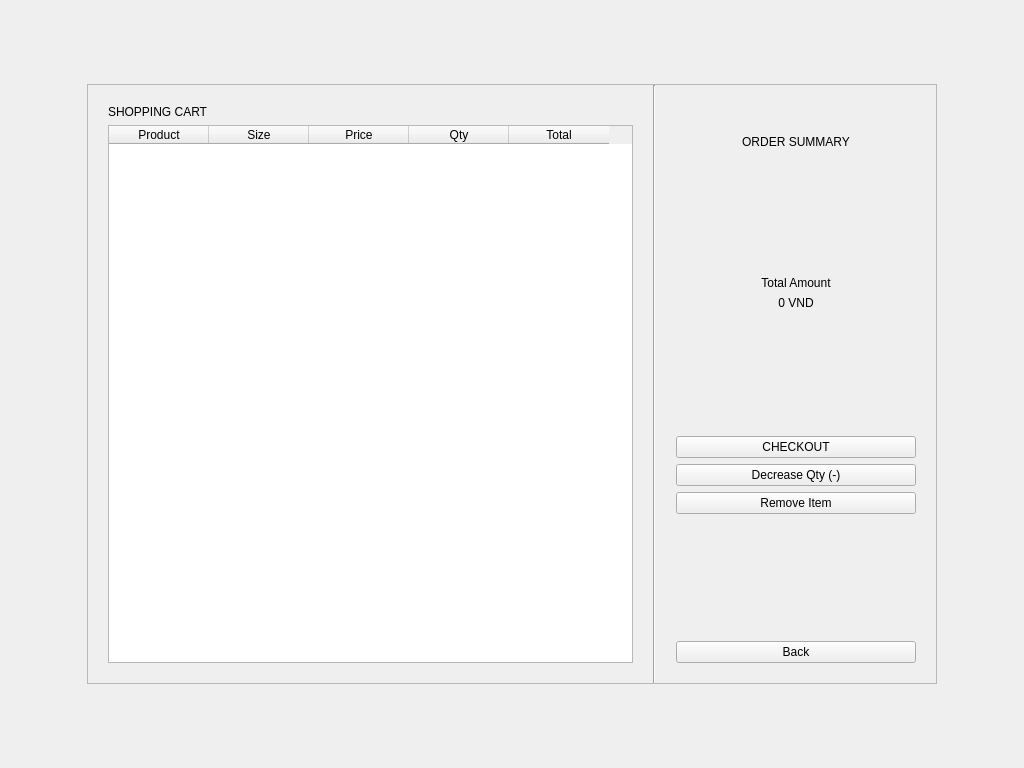
<?xml version="1.0" encoding="UTF-8"?>
<ui version="4.0">
 <class>ViewCartWidget</class>
 <widget class="QWidget" name="ViewCartWidget">
  <property name="geometry">
   <rect>
    <x>0</x>
    <y>0</y>
    <width>1024</width>
    <height>768</height>
   </rect>
  </property>
  <layout class="QVBoxLayout" name="verticalLayout_Main">
   <item>
    <widget class="QWidget" name="centerContainer" native="true">
     <layout class="QHBoxLayout" name="horizontalLayout_Center">
      <item>
       <spacer name="horizontalSpacer_L">
        <property name="orientation">
         <enum>Qt::Horizontal</enum>
        </property>
        <property name="sizeHint" stdset="0">
         <size>
          <width>40</width>
          <height>20</height>
         </size>
        </property>
       </spacer>
      </item>
      <item>
       <widget class="QFrame" name="mainCard">
        <property name="minimumSize">
         <size>
          <width>850</width>
          <height>600</height>
         </size>
        </property>
        <property name="maximumSize">
         <size>
          <width>850</width>
          <height>600</height>
         </size>
        </property>
        <property name="frameShape">
         <enum>QFrame::StyledPanel</enum>
        </property>
        <property name="frameShadow">
         <enum>QFrame::Raised</enum>
        </property>
        <layout class="QHBoxLayout" name="horizontalLayout_Card">
         <property name="spacing">
          <number>0</number>
         </property>
         <property name="leftMargin">
          <number>0</number>
         </property>
         <property name="topMargin">
          <number>0</number>
         </property>
         <property name="rightMargin">
          <number>0</number>
         </property>
         <property name="bottomMargin">
          <number>0</number>
         </property>
         <item>
          <widget class="QWidget" name="leftSide" native="true">
           <layout class="QVBoxLayout" name="verticalLayout_Left">
            <property name="leftMargin">
             <number>20</number>
            </property>
            <property name="topMargin">
             <number>20</number>
            </property>
            <property name="rightMargin">
             <number>20</number>
            </property>
            <property name="bottomMargin">
             <number>20</number>
            </property>
            <item>
             <widget class="QLabel" name="lblTitle">
              <property name="text">
               <string>SHOPPING CART</string>
              </property>
             </widget>
            </item>
            <item>
             <widget class="QTableWidget" name="tblCart">
              <property name="selectionBehavior">
               <enum>QAbstractItemView::SelectRows</enum>
              </property>
              <column>
               <property name="text">
                <string>Product</string>
               </property>
              </column>
              <column>
               <property name="text">
                <string>Size</string>
               </property>
              </column>
              <column>
               <property name="text">
                <string>Price</string>
               </property>
              </column>
              <column>
               <property name="text">
                <string>Qty</string>
               </property>
              </column>
              <column>
               <property name="text">
                <string>Total</string>
               </property>
              </column>
             </widget>
            </item>
           </layout>
          </widget>
         </item>
         <item>
          <widget class="Line" name="lineSeparator">
           <property name="orientation">
            <enum>Qt::Vertical</enum>
           </property>
          </widget>
         </item>
         <item>
          <widget class="QWidget" name="rightSide" native="true">
           <property name="minimumSize">
            <size>
             <width>280</width>
             <height>0</height>
            </size>
           </property>
           <property name="maximumSize">
            <size>
             <width>280</width>
             <height>16777215</height>
            </size>
           </property>
           <layout class="QVBoxLayout" name="verticalLayout_Right">
            <property name="leftMargin">
             <number>20</number>
            </property>
            <property name="topMargin">
             <number>50</number>
            </property>
            <property name="rightMargin">
             <number>20</number>
            </property>
            <property name="bottomMargin">
             <number>20</number>
            </property>
            <item>
             <widget class="QLabel" name="lblSummaryTitle">
              <property name="text">
               <string>ORDER SUMMARY</string>
              </property>
              <property name="alignment">
               <set>Qt::AlignCenter</set>
              </property>
             </widget>
            </item>
            <item>
             <spacer name="verticalSpacer_2">
              <property name="orientation">
               <enum>Qt::Vertical</enum>
              </property>
              <property name="sizeHint" stdset="0">
               <size>
                <width>20</width>
                <height>40</height>
               </size>
              </property>
             </spacer>
            </item>
            <item>
             <widget class="QLabel" name="lblTotalLabel">
              <property name="text">
               <string>Total Amount</string>
              </property>
              <property name="alignment">
               <set>Qt::AlignCenter</set>
              </property>
             </widget>
            </item>
            <item>
             <widget class="QLabel" name="lblTotalMoney">
              <property name="text">
               <string>0 VND</string>
              </property>
              <property name="alignment">
               <set>Qt::AlignCenter</set>
              </property>
             </widget>
            </item>
            <item>
             <spacer name="verticalSpacer">
              <property name="orientation">
               <enum>Qt::Vertical</enum>
              </property>
              <property name="sizeHint" stdset="0">
               <size>
                <width>20</width>
                <height>40</height>
               </size>
              </property>
             </spacer>
            </item>
            <item>
             <widget class="QPushButton" name="btnCheckout">
              <property name="text">
               <string>CHECKOUT</string>
              </property>
             </widget>
            </item>
            <item>
             <widget class="QPushButton" name="btnDecrease">
              <property name="text">
               <string>Decrease Qty (-)</string>
              </property>
             </widget>
            </item>
            <item>
             <widget class="QPushButton" name="btnRemove">
              <property name="text">
               <string>Remove Item</string>
              </property>
             </widget>
            </item>
            <item>
             <spacer name="verticalSpacer_3">
              <property name="orientation">
               <enum>Qt::Vertical</enum>
              </property>
              <property name="sizeHint" stdset="0">
               <size>
                <width>20</width>
                <height>20</height>
               </size>
              </property>
             </spacer>
            </item>
            <item>
             <widget class="QPushButton" name="btnBack">
              <property name="text">
               <string>Back</string>
              </property>
             </widget>
            </item>
           </layout>
          </widget>
         </item>
        </layout>
       </widget>
      </item>
      <item>
       <spacer name="horizontalSpacer_R">
        <property name="orientation">
         <enum>Qt::Horizontal</enum>
        </property>
        <property name="sizeHint" stdset="0">
         <size>
          <width>40</width>
          <height>20</height>
         </size>
        </property>
       </spacer>
      </item>
     </layout>
    </widget>
   </item>
  </layout>
 </widget>
 <resources/>
 <connections/>
</ui>
